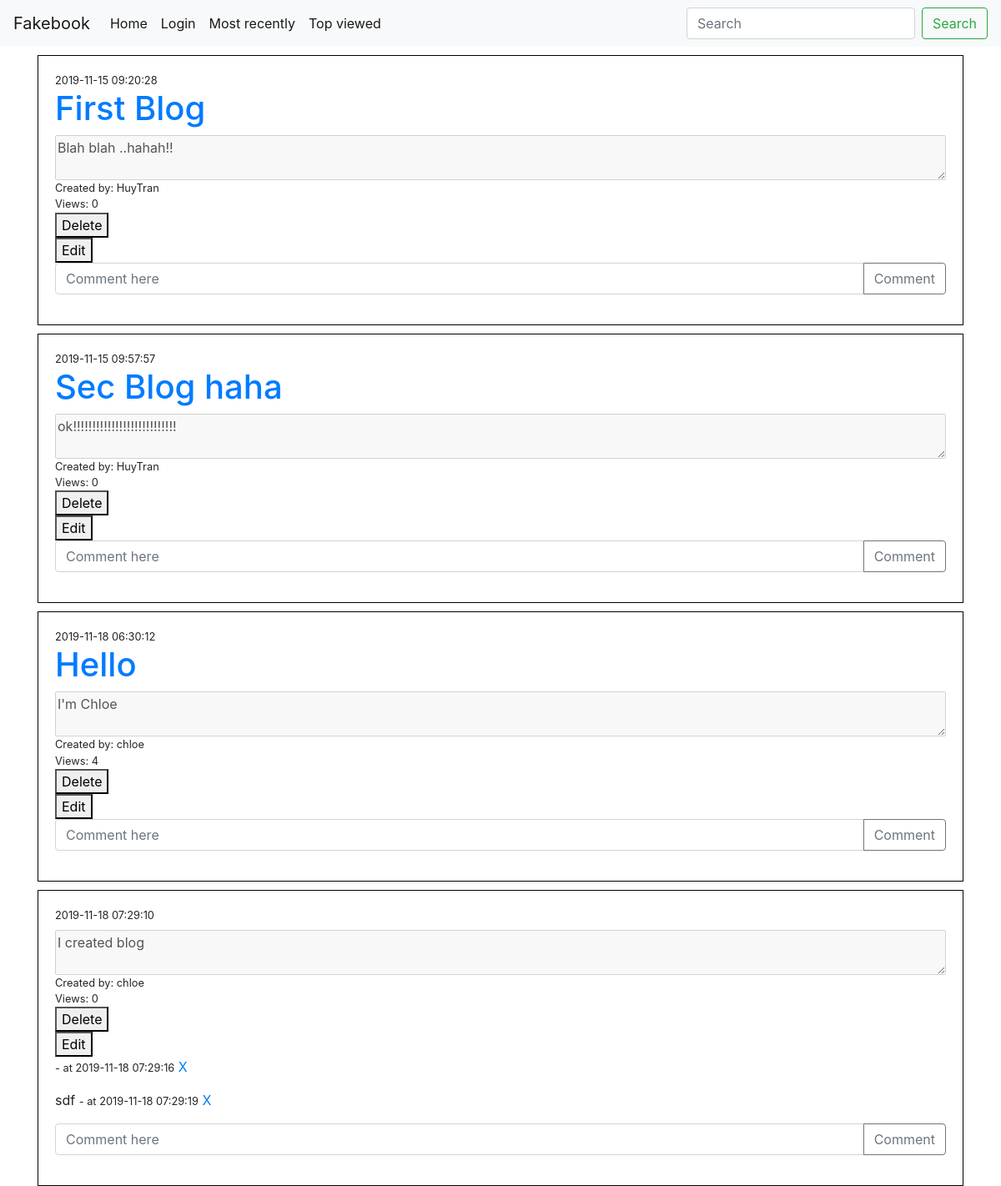
Before: / with the older database file.
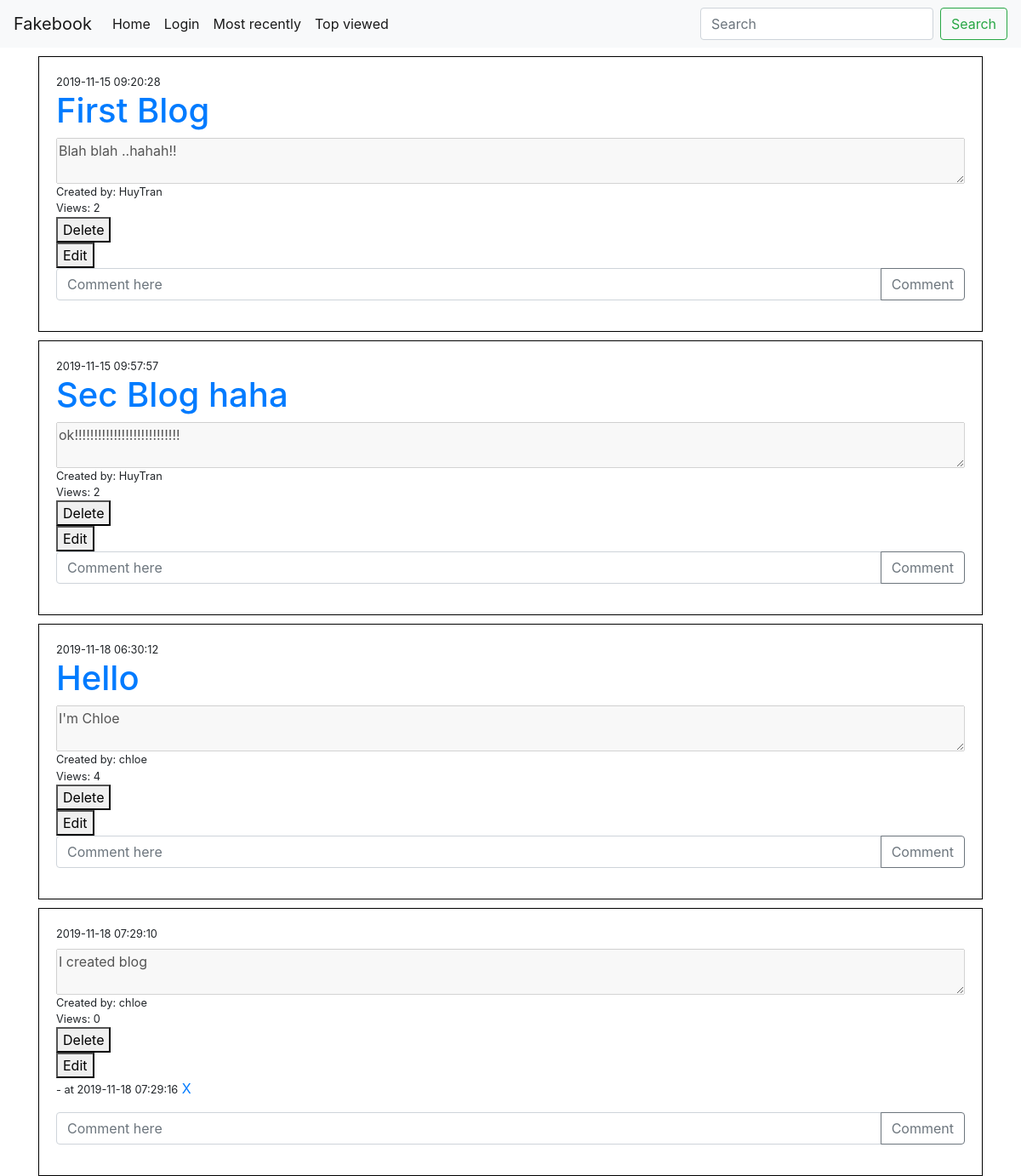
After: the same page with the newer database file.
### app.py (models this page shows)
class Blog(db.Model):
    id = db.Column(db.Integer, primary_key = True)
    title = db.Column(db.String(200),nullable= False)
    body =  db.Column(db.String,nullable= False)
    author = db.Column(db.String,nullable = False)
    created_on = db.Column(db.DateTime, server_default=db.func.now())
    updated_on = db.Column(db.DateTime, server_default=db.func.now(), server_onupdate=db.func.now())
    user_id = db.Column(db.String,nullable = False)
    view_count = db.Column(db.Integer, default=0)

class Comment(db.Model):
    id = db.Column(db.Integer, primary_key = True)
    body =  db.Column(db.String,nullable= False)
    user_id = db.Column(db.String,nullable = False)
    blog_id = db.Column(db.String,nullable = False)
    created_on = db.Column(db.DateTime, server_default=db.func.now())
    updated_on = db.Column(db.DateTime, server_default=db.func.now(), server_onupdate=db.func.now())

### app.py (the view)
@app.route('/',methods=["GET","POST"])
def home():
    posts = Blog.query.all()
    filter = request.args.get('filter')
    for post in posts:
        post.comments = Comment.query.filter_by(blog_id = post.id).all()
    if filter == 'most-recently':
        posts = Blog.query.order_by(Blog.created_on.desc()).all()
    if filter == 'top-viewed':
        posts = Blog.query.order_by(Blog.view_count.desc()).all()
    return render_template('/index.html',posts = posts, ref = 'home')

### templates/index.html (shortened to what this page needs)
{% extends './base.html' %}
{% block content %}
<div class="container">
  {% include './views/listposts.html' %}
</div>
{% endblock %}

### templates/base.html (shortened to what this page needs)
<!DOCTYPE html>
<html lang="en">
<head>
    <link rel="stylesheet" href="https://stackpath.bootstrapcdn.com/bootstrap/4.3.1/css/bootstrap.min.css"
>
    <link rel="stylesheet" href="../static/styles.css">
</head>
<body>
        {% include './views/navbar.html' %}
        {% block content %}{% endblock %}
</body>
</html>

### templates/views/navbar.html (shortened to what this page needs)
<nav class="navbar navbar-expand-lg navbar-light bg-light">
    <a class="navbar-brand" href="{{url_for('home')}}">Fakebook</a>
    <div class="collapse navbar-collapse" id="navbarSupportedContent">
        <ul class="navbar-nav mr-auto">
            <li class="nav-item active">
                <a class="nav-link" href="/">Home <span class="sr-only">(current)</span></a>
            </li>
            {% if current_user.is_anonymous %}
            <li class="nav-item active">
                <a class="nav-link" href="/login">Login</a>
            </li>
            {% endif %}
            <li class="nav-item active">
                <a class="nav-link" href="{{url_for('home', filter='most-recently')}}">Most recently<span class="sr-only">(current)</span></a>
            </li>
            <li class="nav-item active">
                <a class="nav-link" href="{{url_for('home', filter='top-viewed')}}">Top viewed<span class="sr-only">(current)</span></a>
            </li>
        </ul>
        <form class="form-inline my-2 my-lg-0">
            <input class="form-control mr-sm-2" type="search" placeholder="Search" aria-label="Search">
            <button class="btn btn-outline-success my-2 my-sm-0" type="submit">Search</button>
        </form>
    </div>
</nav>

### templates/views/listposts.html
{% for post in posts %}
{% include './views/_post.html' %}
{% endfor %}

### templates/views/_post.html (shortened to what this page needs)
<div class='box'>
    <small>{{post.created_on}}</small>
    <h1><a href="{{url_for('view_post', id= post.id)}}">{{post.title}}</a></h1>
    <textarea disabled>{{post.body}}</textarea>
    <small>Created by: {{post.author}}</small>
    <small> Views: {{post.view_count}} </small>
    <form action="{{url_for('delete_blog',b=post.id)}}">
        <button type="submit">Delete</button>
    </form>
    <form  action="{{url_for('edit_post',id=post.id)}}">
        <button type="submit">Edit</button>
    </form>
    {% for comment in post.comments %}
    <p>
        {{ comment.body }} <small> - at {{comment.created_on}}</small>
        <a href="{{url_for('delete_comment',id = post.id, id_comment = comment.id, ref =ref)}}">X</a>
    </p>
    {% endfor %}
    <form class="input-group mb-3" method="POST" action="{{url_for('create_comment', id = post.id, ref=ref)}}">
        <input name="body" type="text" class="form-control" placeholder="Comment here" aria-label="Recipient's username"
            aria-describedby="button-addon2">
        <div class="input-group-append">
            <button class="btn btn-outline-secondary" type="submit" id="button-addon2">Comment</button>
        </div>
    </form>
</div>

### static/styles.css (style rules this page uses)
.box { height: auto; width: 100%; display: flex; flex-direction: column; border: solid 1px black; padding: 20px; margin-top: 10px; }

Changed rows visible on the page:
removed Comment: body "sdf", created_on "2019-11-18 07:29:19", shown under Blog "I created blog"
changed Blog "First Blog": view_count "0" → "2"
changed Blog "Sec Blog haha": view_count "0" → "2"
